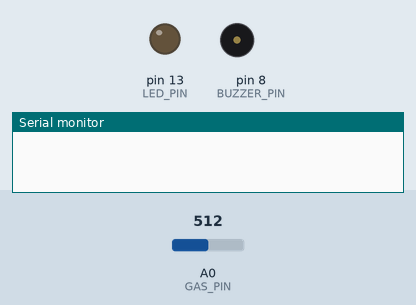
This sketch was run on a simulated Arduino Uno, built with avr-gcc and run on an emulated ATmega328P. Shown: output pins drawn as LEDs (lit = HIGH), buzzer (waves = sounding), the last lines printed to the serial monitor. Dashed ring = blinking. The test bench sets the inputs (shaded band); at power-on: A0 (GAS_PIN) = 512.

Above: at 0.1 s.
At 0.9 s:
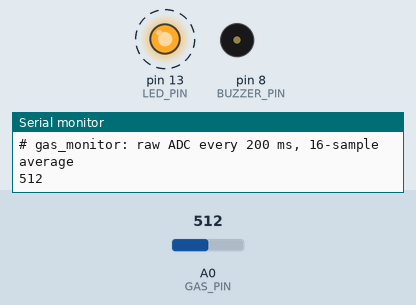
2.1 s: A0 (GAS_PIN) set to 628
4.1 s: A0 (GAS_PIN) set to 641
At 4.34 s:
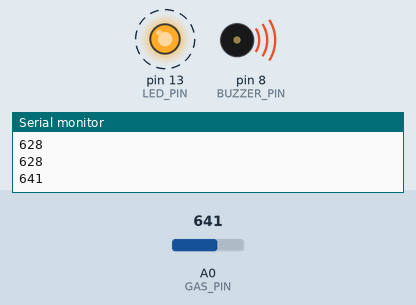
Timing chart, 0 to 13.1 s (numbered marks = the images above; inputs shaded):
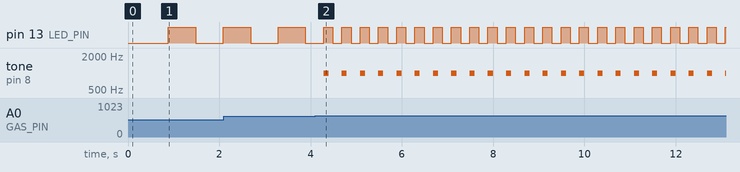

Measured:
- the behaviour switches between 634 and 635 on A0 (GAS_PIN) (found by bisection; images 1 and 2)
- after the input at 4.1 s, pin 13 (LED_PIN): alternates HIGH for 0.20 s and LOW for 0.20 s, starting after 0.19 s; tone on pin 8 (BUZZER_PIN): alternates 1000 Hz for 0.11 s and silent for 0.29 s, starting after 0.19 s

The sketch:

gas_sensor.ino
```cpp
/*
  Gas Sensor Monitor — Arduino (USB Serial + optional Bluetooth)
  ==============================================================
  Wiring:
    Sensor VCC -> 5V
    Sensor GND -> GND
    Sensor AO  -> A0
    LED        -> D13 (add a 220-330 ohm series resistor if using an
                  external LED; D13 of most UNO boards also drives the
                  onboard LED directly)
    Buzzer     -> D8

  Optional Bluetooth (HC-05 / HC-06 "ZS-040" module) — same data stream,
  no USB cable needed:
    Module VCC -> 5V          (ZS-040 breakout has its own regulator)
    Module GND -> GND
    Module TXD -> D10         (module -> Arduino, 3.3 V output is fine)
    Module RXD -> D11 via a divider: 1 kOhm in series, 2 kOhm to GND
                    (the module's RX is 3.3 V logic — don't feed it 5 V)
    Leave EN/KEY unconnected for normal use.
  Pair it once in Windows (PIN 1234, name HC-05), then select the outgoing
  "Standard Serial over Bluetooth link" COM port in the app, 9600 baud.
  Set BT_ENABLED = false if no module is attached.

  Upload at 9600 baud.

  Stream: 16-sample averaged raw ADC (0-1023) every 200 ms, e.g. "512".
  The app ignores non-numeric lines, so "GAS_MONITOR_READY" and the
  occasional "# raw=..." diagnostics are safe to print.

  Gas Saver maps the value to a severity % with Settings -> Raw Sensor
  Calibration (clean-air ADC and danger ADC), so no re-flashing is needed
  when you adjust sensitivity.

  Local LED/buzzer thresholds below are derived from the app's default
  calibration (clean air 250, danger 800) and add hysteresis, so the
  alarm can't chatter right at a boundary. Patterns are non-blocking
  (millis based), so readings keep flowing at a steady rate while an
  alarm is active.

  Note: MQ sensors need 24-48 h of burn-in for stable readings, and each
  board has slightly different Rs/R0 behaviour. The ESP32 sketch performs
  proper Rs/R0 calibration; this USB sketch leaves calibration to the app.
*/

#include <SoftwareSerial.h>

const uint8_t GAS_PIN    = A0;
const uint8_t LED_PIN    = 13;   // onboard LED on most UNO/Nano boards
const uint8_t BUZZER_PIN = 8;

// Bluetooth mirror of the serial stream (HC-05/HC-06 on D10/D11).
// Readings are printed to USB and Bluetooth simultaneously.
const bool    BT_ENABLED = true;
const uint8_t BT_RX_PIN  = 10;   // module TXD -> D10
const uint8_t BT_TX_PIN  = 11;   // module RXD <- D11 (through 1k/2k divider)
SoftwareSerial btSerial(BT_RX_PIN, BT_TX_PIN);

// Local alarm thresholds on the averaged raw ADC (0-1023), matching the
// app defaults: 40 % = 250 + 0.40 * 550 = 470, 70 % = 250 + 0.70 * 550 = 635.
const int WARN_RAW   = 470;
const int DANGER_RAW = 635;
const int HYST_RAW   = 35;   // must fall this far below a threshold to clear it

const unsigned long SAMPLE_INTERVAL_MS = 200;
const unsigned long DANGER_BLINK_MS    = 80;
const unsigned long WARN_BLINK_MS      = 500;
const unsigned long BEEP_PERIOD_MS     = 300;
const unsigned long BEEP_LEN_MS        = 110;
const unsigned long DIAG_INTERVAL_MS   = 10000;

enum AlarmLevel : uint8_t { LVL_SAFE, LVL_WARN, LVL_DANGER };

unsigned long lastSample = 0;
unsigned long lastBlink  = 0;
unsigned long lastBeep   = 0;
unsigned long lastDiag   = 0;
int lastValue = 0;
int diagMin   = 1023;
int diagMax   = 0;
bool ledOn    = false;
AlarmLevel level = LVL_SAFE;

void sayln(const __FlashStringHelper* msg) {
  Serial.println(msg);
  if (BT_ENABLED) btSerial.println(msg);
}

void sayInt(int v) {
  Serial.println(v);
  if (BT_ENABLED) btSerial.println(v);
}

void sayDiag() {
  Print* outs[2] = { &Serial, BT_ENABLED ? &btSerial : nullptr };
  for (Print* out : outs) {
    if (!out) continue;
    out->print(F("# raw=")); out->print(lastValue);
    out->print(F(" min="));  out->print(diagMin);
    out->print(F(" max="));  out->println(diagMax);
  }
}

void setup() {
  Serial.begin(9600);
  if (BT_ENABLED) btSerial.begin(9600);
  pinMode(LED_PIN, OUTPUT);
  pinMode(BUZZER_PIN, OUTPUT);
  digitalWrite(LED_PIN, LOW);
  delay(800);  // let the port settle after the DTR reset (burn-in takes days)
  sayln(F("GAS_MONITOR_READY"));
  sayln(F("# gas_monitor: raw ADC every 200 ms, 16-sample average"));
}

int readGasRaw() {
  int sum = 0;
  for (uint8_t i = 0; i < 16; i++) sum += analogRead(GAS_PIN);
  return (sum + 8) / 16;  // rounded average
}

AlarmLevel levelFor(int v) {
  if (v >= DANGER_RAW) return LVL_DANGER;
  if (level == LVL_DANGER && v >= DANGER_RAW - HYST_RAW) return LVL_DANGER;
  if (v >= WARN_RAW) return LVL_WARN;
  if (level == LVL_WARN && v >= WARN_RAW - HYST_RAW) return LVL_WARN;
  return LVL_SAFE;
}

void updateAlarm(unsigned long now, AlarmLevel newLevel) {
  if (newLevel != level) {
    level = newLevel;
    if (level != LVL_DANGER) noTone(BUZZER_PIN);  // cut any in-flight beep
    lastBlink = now - WARN_BLINK_MS;              // turn on immediately
  }

  if (level == LVL_SAFE) {
    if (ledOn) {
      digitalWrite(LED_PIN, LOW);
      ledOn = false;
    }
    return;
  }

  const unsigned long period = (level == LVL_DANGER) ? DANGER_BLINK_MS : WARN_BLINK_MS;
  if (now - lastBlink >= period) {
    lastBlink = now;
    ledOn = !ledOn;
    digitalWrite(LED_PIN, ledOn ? HIGH : LOW);
  }

  if (level == LVL_DANGER && now - lastBeep >= BEEP_PERIOD_MS) {
    lastBeep = now;
    tone(BUZZER_PIN, 1000, BEEP_LEN_MS);  // non-blocking: stops by itself
  }
}

void loop() {
  unsigned long now = millis();

  if (now - lastSample >= SAMPLE_INTERVAL_MS) {
    lastSample = now;
    lastValue = readGasRaw();
    if (lastValue < diagMin) diagMin = lastValue;
    if (lastValue > diagMax) diagMax = lastValue;
    sayInt(lastValue);
    updateAlarm(now, levelFor(lastValue));
  }

  if (now - lastDiag >= DIAG_INTERVAL_MS) {
    lastDiag = now;
    sayDiag();
    diagMin = 1023;
    diagMax = 0;
  }
}
```
